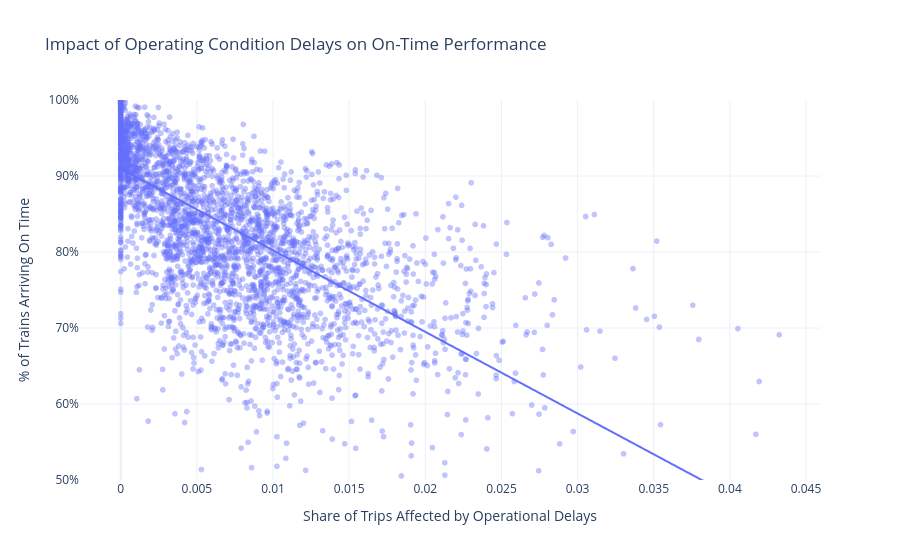

Notebook code for this chart:
### Markdown cell above
---
### Analysis

### Code cell
merged_otp_delays["op_delay_rate"] = merged_otp_delays["Operating Conditions"] / merged_otp_delays["num_sched_trips"]

fig = px.scatter(
    merged_otp_delays,
    x="op_delay_rate",
    y="terminal_on_time_performance",
    custom_data=["Line", "Month"],
    opacity=0.4,
    trendline="ols",
    title="Impact of Operating Condition Delays on On-Time Performance",
    labels={
        "op_delay_rate": "Share of Trips Affected by Operational Delays",
        "terminal_on_time_performance": "% of Trains Arriving On Time"
    }
)

fig.update_yaxes(range=[0.5, 1], tickformat=".0%")
fig.update_traces(
    hovertemplate=
    "Line: %{customdata[0]}<br>" +
    "Month: %{customdata[1]|%Y-%m}<br>" +
    "Operational Delay Rate: %{x:.2%}<br>" +
    "On-Time Performance: %{y:.1%}<extra></extra>"
)

fig.update_layout(template="plotly_white")
fig.show()

### Figure 1 — Plotly figure (JSON) as saved in the notebook; plotly's stock layout.template omitted (floating-point values rounded to 4 significant figures; data arrays with more than 128 entries replaced by an {"elided": "..."} marker saying what was removed)
{"data": [{"customdata": {"elided": "3406x2 str values"}, "hovertemplate": "Line: %{customdata[0]}<br>Month: %{customdata[1]|%Y-%m}<br>Operational Delay Rate: %{x:.2%}<br>On-Time Performance: %{y:.1%}<extra></extra>", "legendgroup": "", "marker": {"color": "#636efa", "opacity": 0.4, "symbol": "circle"}, "mode": "markers", "name": "", "showlegend": false, "type": "scattergl", "x": {"elided": "3406 float values"}, "xaxis": "x", "y": {"elided": "3406 float values"}, "yaxis": "y"}, {"hovertemplate": "Line: %{customdata[0]}<br>Month: %{customdata[1]|%Y-%m}<br>Operational Delay Rate: %{x:.2%}<br>On-Time Performance: %{y:.1%}<extra></extra>", "legendgroup": "", "marker": {"color": "#636efa", "symbol": "circle"}, "mode": "lines", "name": "", "showlegend": false, "type": "scattergl", "x": {"elided": "3406 float values"}, "xaxis": "x", "y": {"elided": "3406 float values"}, "yaxis": "y"}], "layout": {"legend": {"tracegroupgap": 0}, "title": {"text": "Impact of Operating Condition Delays on On-Time Performance"}, "xaxis": {"anchor": "y", "domain": [0, 1], "title": {"text": "Share of Trips Affected by Operational Delays"}}, "yaxis": {"anchor": "x", "domain": [0, 1], "range": [0.5, 1], "tickformat": ".0%", "title": {"text": "% of Trains Arriving On Time"}}}}
